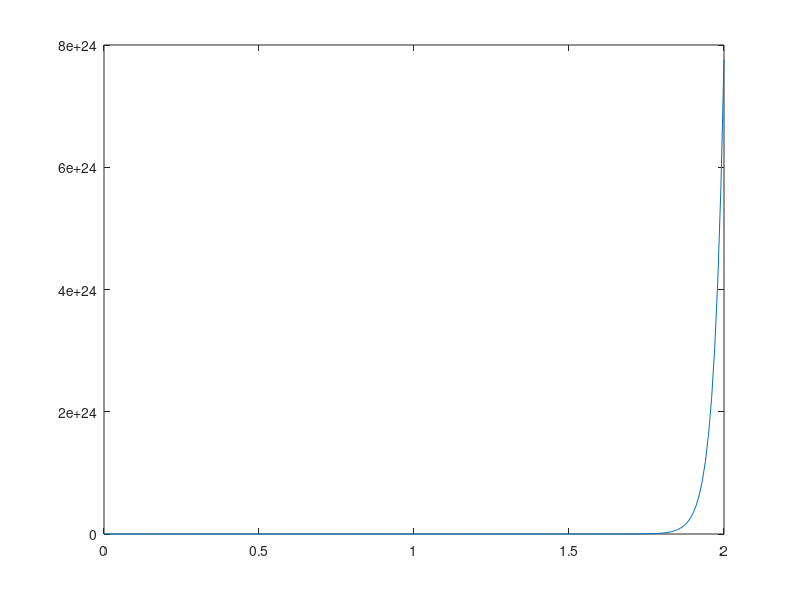

Reproduce this figure in MATLAB. (Note: this script raises an error after producing the figure.)
clc;
close all;
clear all;
clearvars;
%% parameter values
% m=0.05;
% k=0.0001;
% L=0.01;
% R=1;
% g=9.8;
% h=0.01;
% I=7;
%% solution
A=[0 1 0;980 0 -2.8;0 0 -100];
B=[0;0;100];
C=[1 0 0];
%% Analyze the stability of system response
poles=eig(A)
t=0:0.01:2;
u=zeros(size(t));
x0=[0.01 0 0];
sys=ss(A,B,C,0);
[y,t,x0]=lsim(sys,u,t,x0);
plot(t,y)%unstable system
%% To analyze the controllabilty and observability
pc=ctrb(A,B)%to check the controllability
po=obsv(A,C)%to check the observability
rank_pc=det(pc)
rank_po=det(po)
%% To design observer
%observer poles
op1=-100;
op2=-10;
op3=-102;
L=place(A',C',[op1 op2 op3])'
p1=-20 + 20i;
p2=-20 - 20i;
p3=-100;
% sys_cl=ss(A-B*k,B,C,0);
K=place(A,B,[p1 p2 p3])
Nbar=rscale(sys,K)
%Observability matrix
At=[(A-B*K) (B*K);zeros(size(A)) (A-L*C)];
Bt=[B*Nbar; zeors(size(B))];
Ct=[C zeros(size(C))]; 
sys=ss(At,Bt,Ct,0);
lsim(sys,zeros(size(t)),t,[x0 x0])
t=0:1E-6:0.1;
x0=[0.01 0.5 -5];
[y,t,x]=lsim(sys,zeros(size(t)),t,[x0 x0]);
n=3;
e=x(:,n+1:end)
x=x(:,1:n);
x_est=x-e;
h=x(:,1);h_dot=x(:,2);i=x(:,3);
h_est=x_est(:,1);h_dot_est=x_est(:,2);i_est=x_est(:,3);
plot(t,h,'-r',t,h_est,':r',t,h_dot,'-b',t,h_dot_est,':b',t,i,'-g',t,i_est,':g')
legend('h','h_est','h_dot','h_dot_est','i','i_est')
%% response with and without feedback and observer 
figure
[b,a]=ss2tf(A,B,C,0);
G=tf(b,a);
step(G);
figure
[b,a]=ss2tf(At,Bt,Ct,0);
G1=tf(b,a);
stepinfo(G1)
step(G1)